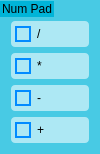
                      <widget class="QGroupBox" name="groupBox_76">
                       <property name="minimumSize">
                        <size>
                         <width>0</width>
                         <height>50</height>
                        </size>
                       </property>
                       <property name="maximumSize">
                        <size>
                         <width>100</width>
                         <height>16777215</height>
                        </size>
                       </property>
                       <property name="styleSheet">
                        <string notr="true">QCheckBox {
	background-color: rgb(173, 232, 244);
	font: 15px &quot;MS Shell Dlg 2&quot;;
border-radius: 4px;
padding: 4px;
min-height: 18px;
min-width: 36px;
}



QCheckBox:disabled {
  background-color: #d3d3d3;
  border: 1px solid #808080;
  color: #808080;
}
QCheckBox::indicator {
  width: 12px;
  height: 12px;
	border: 2px solid rgb(2, 139, 255);
	
}
QCheckBox::checked {
	background-color: rgb(206, 245, 252);
}

QCheckBox::indicator:unchecked {
  image: url(:/images/unchecked.png);
}

QCheckBox::indicator:unchecked:hover {
  image: url(:/images/unchecked_hover.png);
	background-color: rgb(0, 227, 255);
	 width: 13px;
  height: 13px;
}

QCheckBox::indicator:checked {
 image: url(Tic_seign.png);
}

QCheckBox::indicator:checked:hover {
  image: url(Tic_seign.png);
 width: 14px;
  height: 14px;
}
QLabel{
font: 75 14px &quot;Arial&quot;;
border-radius: 4px;
max-height: 28px;
	
	background-color: rgb(144, 224, 239);
border:none;
	color: black;
padding-right: 7px;
}
QGroupBox{
background-color: rgb(72, 202, 228);
border:none;
font: 25 11px &quot;DM Mono Light&quot;;
}

QGroupBox::title {
font: 25 10px &quot;DM Mono Light&quot;;
	background-color: rgb(0, 180, 216);
}

</string>
                       </property>
                       <property name="title">
                        <string>Num Pad</string>
                       </property>
                       <layout class="QGridLayout" name="gridLayout_50">
                        <property name="topMargin">
                         <number>21</number>
                        </property>
                        <item row="0" column="0">
                         <widget class="QCheckBox" name="checkBox_49">
                          <property name="text">
                           <string>/</string>
                          </property>
                         </widget>
                        </item>
                        <item row="1" column="0">
                         <widget class="QCheckBox" name="checkBox_50">
                          <property name="text">
                           <string>*</string>
                          </property>
                         </widget>
                        </item>
                        <item row="2" column="0">
                         <widget class="QCheckBox" name="checkBox_51">
                          <property name="text">
                           <string>-</string>
                          </property>
                         </widget>
                        </item>
                        <item row="3" column="0">
                         <widget class="QCheckBox" name="checkBox_52">
                          <property name="text">
                           <string>+</string>
                          </property>
                         </widget>
                        </item>
                       </layout>
                      </widget>
